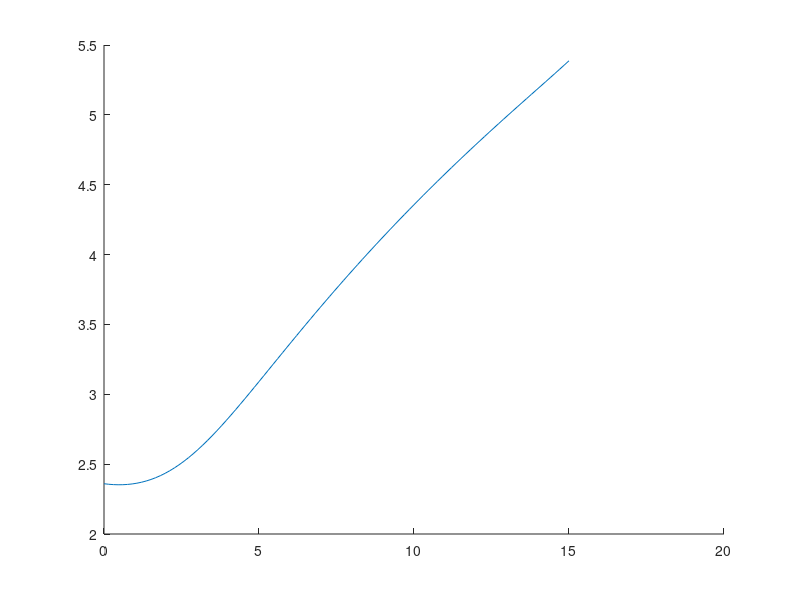

Source code (MATLAB):
clc
clear all

disp('2 particle tunneling splitting calculation.')
N = 100;
Nx1     = 70;
Nx2     = 70;
alpha   = linspace(0, 15, N);
eta     = 20;
Eq_Pos  = [];
Beta    = 0.01;

XMin1    = -1;
XMax1    = 5;

XMin2   = -5;
XMax2   = 1;

x1 = linspace(XMin1, XMax1, Nx1);
x2 = linspace(XMin2, XMax2, Nx2);
dx1 = x1(2) - x1(1);
dx2 = x2(2) - x2(1);

K1 = -1/(2 * dx1^2);
K2 = -1/(2 * dx2^2);

for i = 1:Nx1
    if i == 1
        KineticMtx1(i, i)        = -2 * K1;
    else
        KineticMtx1(i - 1, i)    = 1 * K1;
        KineticMtx1(i, i - 1)    = 1 * K1;
    end
end

for i = 1:Nx2
    if i == 1
        KineticMtx2(i, i)        = -2 * K2;
    else
        KineticMtx2(i - 1, i)    = 1 * K2;
        KineticMtx2(i, i - 1)    = 1 * K2;
    end
end

KineticMtx1 = sparse(KineticMtx1);
KineticMtx2 = sparse(KineticMtx2);

K1      = kron(KineticMtx1, speye(Nx2));
K2      = kron(speye(Nx1), KineticMtx2);
KineticMtx = K1 + K2;

for i = 1:length(alpha)
    PotentialMtx1 = sparse(zeros(Nx1));
    PotentialMtx2 = sparse(zeros(Nx2));
    
    U1 = 0.25 * (x1.^2 - alpha(i)).^2;
    U2 = 0.25 * (x2.^2 - alpha(i)).^2;

    PotentialMtx1 = sparse(diag(U1));
    PotentialMtx2 = sparse(diag(U2));

    U1 = kron(PotentialMtx1, speye(Nx2));
    U2 = kron(speye(Nx1), PotentialMtx2);
    PotentialMtx = U1 + U2;
    
    Hamiltonian = KineticMtx + PotentialMtx;
    
    X_matrix1    = sparse(diag(x1));
    X_matrix2    = sparse(diag(x2));

    X1          = kron(X_matrix1, speye(Nx2));
    X2          = kron(speye(Nx1), X_matrix2);
    
    X12 = diag(X2) - diag(X1);
    
    InteractionMtx = eta ./ sqrt(X12.^2 + Beta^2);
    InteractionMtx = sparse(1:(Nx1 * Nx2), 1:(Nx1 * Nx2), InteractionMtx);
    
    Hamiltonian = Hamiltonian + InteractionMtx;
    
    Hamiltonian = (Hamiltonian + Hamiltonian') * 0.5;
    
    Temp_Proj = zeros((Nx1 * Nx2), 3);
    
    k = 1;
    for j = 1:(Nx1 * Nx2)
        if X12(j) < -eps
            Temp_Proj(k, :) = [k, j, 1];
            k = k + 1;
        end
    end

    Temp_Proj = Temp_Proj(1:(k-1), :);
    Projector = sparse(Temp_Proj(:, 1), Temp_Proj(:, 2), Temp_Proj(:, 3), k - 1, (Nx1 * Nx2));

    Hamiltonian = Projector * Hamiltonian * Projector';

    [Psi, E]    = eigs(Hamiltonian, 2, 'sa');
    Spectrum    = diag(E);
    dE(i)       = Spectrum(2) - Spectrum(1);
end
%%
figure(3)

hold on
plot(alpha, dE)
hold off

